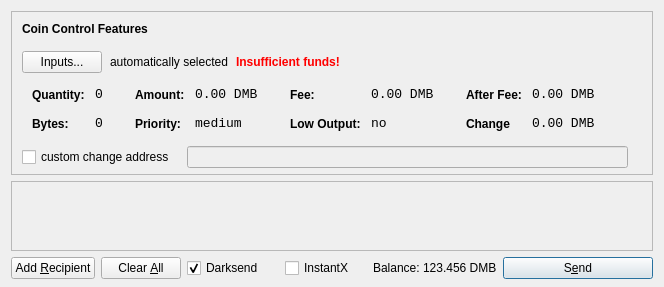
<?xml version="1.0" encoding="UTF-8"?>
<ui version="4.0">
 <class>SendCoinsDialog</class>
 <widget class="QDialog" name="SendCoinsDialog">
  <property name="geometry">
   <rect>
    <x>0</x>
    <y>0</y>
    <width>150</width>
    <height>100</height>
   </rect>
  </property>
  <property name="windowTitle">
   <string>Send Coins</string>
  </property>
  <layout class="QVBoxLayout" name="verticalLayout" stretch="0,1,0">
   <property name="bottomMargin">
    <number>8</number>
   </property>
   <item>
    <widget class="QFrame" name="frameCoinControl">
     <property name="sizePolicy">
      <sizepolicy hsizetype="Expanding" vsizetype="Expanding">
       <horstretch>0</horstretch>
       <verstretch>0</verstretch>
      </sizepolicy>
     </property>
     <property name="maximumSize">
      <size>
       <width>16777215</width>
       <height>16777215</height>
      </size>
     </property>
     <property name="frameShape">
      <enum>QFrame::StyledPanel</enum>
     </property>
     <property name="frameShadow">
      <enum>QFrame::Sunken</enum>
     </property>
     <layout class="QVBoxLayout" name="verticalLayoutCoinControl2">
      <property name="spacing">
       <number>-1</number>
      </property>
      <property name="leftMargin">
       <number>0</number>
      </property>
      <property name="topMargin">
       <number>0</number>
      </property>
      <property name="rightMargin">
       <number>0</number>
      </property>
      <property name="bottomMargin">
       <number>6</number>
      </property>
      <item>
       <layout class="QVBoxLayout" name="verticalLayoutCoinControl" stretch="0,0,0,0,1">
        <property name="spacing">
         <number>0</number>
        </property>
        <property name="leftMargin">
         <number>10</number>
        </property>
        <property name="topMargin">
         <number>10</number>
        </property>
        <item>
         <layout class="QHBoxLayout" name="horizontalLayoutCoinControl1">
          <property name="bottomMargin">
           <number>15</number>
          </property>
          <item>
           <widget class="QLabel" name="labelCoinControlFeatures">
            <property name="sizePolicy">
             <sizepolicy hsizetype="Preferred" vsizetype="Maximum">
              <horstretch>0</horstretch>
              <verstretch>0</verstretch>
             </sizepolicy>
            </property>
            <property name="font">
             <font>
              <weight>75</weight>
              <bold>true</bold>
             </font>
            </property>
            <property name="styleSheet">
             <string notr="true">font-weight:bold;</string>
            </property>
            <property name="text">
             <string>Coin Control Features</string>
            </property>
           </widget>
          </item>
         </layout>
        </item>
        <item>
         <layout class="QHBoxLayout" name="horizontalLayoutCoinControl2" stretch="0,0,0,0">
          <property name="spacing">
           <number>8</number>
          </property>
          <property name="bottomMargin">
           <number>10</number>
          </property>
          <item>
           <widget class="QPushButton" name="pushButtonCoinControl">
            <property name="styleSheet">
             <string notr="true"/>
            </property>
            <property name="text">
             <string>Inputs...</string>
            </property>
           </widget>
          </item>
          <item>
           <widget class="QLabel" name="labelCoinControlAutomaticallySelected">
            <property name="text">
             <string>automatically selected</string>
            </property>
            <property name="margin">
             <number>5</number>
            </property>
           </widget>
          </item>
          <item>
           <widget class="QLabel" name="labelCoinControlInsuffFunds">
            <property name="font">
             <font>
              <weight>75</weight>
              <bold>true</bold>
             </font>
            </property>
            <property name="styleSheet">
             <string notr="true">color:red;font-weight:bold;</string>
            </property>
            <property name="text">
             <string>Insufficient funds!</string>
            </property>
            <property name="margin">
             <number>5</number>
            </property>
           </widget>
          </item>
          <item>
           <spacer name="horizontalSpacerCoinControl">
            <property name="orientation">
             <enum>Qt::Horizontal</enum>
            </property>
            <property name="sizeHint" stdset="0">
             <size>
              <width>40</width>
              <height>1</height>
             </size>
            </property>
           </spacer>
          </item>
         </layout>
        </item>
        <item>
         <widget class="QWidget" name="widgetCoinControl" native="true">
          <property name="sizePolicy">
           <sizepolicy hsizetype="Preferred" vsizetype="Preferred">
            <horstretch>0</horstretch>
            <verstretch>0</verstretch>
           </sizepolicy>
          </property>
          <property name="minimumSize">
           <size>
            <width>0</width>
            <height>0</height>
           </size>
          </property>
          <property name="styleSheet">
           <string notr="true"/>
          </property>
          <layout class="QHBoxLayout" name="horizontalLayoutCoinControl5">
           <property name="margin">
            <number>0</number>
           </property>
           <item>
            <layout class="QHBoxLayout" name="horizontalLayoutCoinControl3" stretch="0,0,0,1">
             <property name="spacing">
              <number>20</number>
             </property>
             <property name="topMargin">
              <number>0</number>
             </property>
             <property name="bottomMargin">
              <number>10</number>
             </property>
             <item>
              <layout class="QFormLayout" name="formLayoutCoinControl1">
               <property name="horizontalSpacing">
                <number>10</number>
               </property>
               <property name="verticalSpacing">
                <number>14</number>
               </property>
               <property name="leftMargin">
                <number>10</number>
               </property>
               <property name="topMargin">
                <number>4</number>
               </property>
               <property name="rightMargin">
                <number>6</number>
               </property>
               <item row="0" column="0">
                <widget class="QLabel" name="labelCoinControlQuantityText">
                 <property name="styleSheet">
                  <string notr="true">font-weight:bold;</string>
                 </property>
                 <property name="text">
                  <string>Quantity:</string>
                 </property>
                 <property name="margin">
                  <number>0</number>
                 </property>
                </widget>
               </item>
               <item row="0" column="1">
                <widget class="QLabel" name="labelCoinControlQuantity">
                 <property name="font">
                  <font>
                   <family>Monospace</family>
                   <pointsize>10</pointsize>
                  </font>
                 </property>
                 <property name="cursor">
                  <cursorShape>IBeamCursor</cursorShape>
                 </property>
                 <property name="contextMenuPolicy">
                  <enum>Qt::ActionsContextMenu</enum>
                 </property>
                 <property name="text">
                  <string>0</string>
                 </property>
                 <property name="margin">
                  <number>0</number>
                 </property>
                 <property name="textInteractionFlags">
                  <set>Qt::LinksAccessibleByMouse|Qt::TextSelectableByKeyboard|Qt::TextSelectableByMouse</set>
                 </property>
                </widget>
               </item>
               <item row="1" column="0">
                <widget class="QLabel" name="labelCoinControlBytesText">
                 <property name="styleSheet">
                  <string notr="true">font-weight:bold;</string>
                 </property>
                 <property name="text">
                  <string>Bytes:</string>
                 </property>
                </widget>
               </item>
               <item row="1" column="1">
                <widget class="QLabel" name="labelCoinControlBytes">
                 <property name="font">
                  <font>
                   <family>Monospace</family>
                   <pointsize>10</pointsize>
                  </font>
                 </property>
                 <property name="cursor">
                  <cursorShape>IBeamCursor</cursorShape>
                 </property>
                 <property name="contextMenuPolicy">
                  <enum>Qt::ActionsContextMenu</enum>
                 </property>
                 <property name="text">
                  <string>0</string>
                 </property>
                 <property name="textInteractionFlags">
                  <set>Qt::LinksAccessibleByMouse|Qt::TextSelectableByKeyboard|Qt::TextSelectableByMouse</set>
                 </property>
                </widget>
               </item>
              </layout>
             </item>
             <item>
              <layout class="QFormLayout" name="formLayoutCoinControl2">
               <property name="horizontalSpacing">
                <number>10</number>
               </property>
               <property name="verticalSpacing">
                <number>14</number>
               </property>
               <property name="leftMargin">
                <number>6</number>
               </property>
               <property name="topMargin">
                <number>4</number>
               </property>
               <property name="rightMargin">
                <number>6</number>
               </property>
               <item row="0" column="0">
                <widget class="QLabel" name="labelCoinControlAmountText">
                 <property name="styleSheet">
                  <string notr="true">font-weight:bold;</string>
                 </property>
                 <property name="text">
                  <string>Amount:</string>
                 </property>
                 <property name="margin">
                  <number>0</number>
                 </property>
                </widget>
               </item>
               <item row="0" column="1">
                <widget class="QLabel" name="labelCoinControlAmount">
                 <property name="font">
                  <font>
                   <family>Monospace</family>
                   <pointsize>10</pointsize>
                  </font>
                 </property>
                 <property name="cursor">
                  <cursorShape>IBeamCursor</cursorShape>
                 </property>
                 <property name="contextMenuPolicy">
                  <enum>Qt::ActionsContextMenu</enum>
                 </property>
                 <property name="text">
                  <string>0.00 DMB</string>
                 </property>
                 <property name="textInteractionFlags">
                  <set>Qt::LinksAccessibleByMouse|Qt::TextSelectableByKeyboard|Qt::TextSelectableByMouse</set>
                 </property>
                </widget>
               </item>
               <item row="1" column="0">
                <widget class="QLabel" name="labelCoinControlPriorityText">
                 <property name="styleSheet">
                  <string notr="true">font-weight:bold;</string>
                 </property>
                 <property name="text">
                  <string>Priority:</string>
                 </property>
                </widget>
               </item>
               <item row="1" column="1">
                <widget class="QLabel" name="labelCoinControlPriority">
                 <property name="font">
                  <font>
                   <family>Monospace</family>
                   <pointsize>10</pointsize>
                  </font>
                 </property>
                 <property name="cursor">
                  <cursorShape>IBeamCursor</cursorShape>
                 </property>
                 <property name="contextMenuPolicy">
                  <enum>Qt::ActionsContextMenu</enum>
                 </property>
                 <property name="text">
                  <string>medium</string>
                 </property>
                 <property name="textInteractionFlags">
                  <set>Qt::LinksAccessibleByMouse|Qt::TextSelectableByKeyboard|Qt::TextSelectableByMouse</set>
                 </property>
                </widget>
               </item>
              </layout>
             </item>
             <item>
              <layout class="QFormLayout" name="formLayoutCoinControl3">
               <property name="horizontalSpacing">
                <number>10</number>
               </property>
               <property name="verticalSpacing">
                <number>14</number>
               </property>
               <property name="leftMargin">
                <number>6</number>
               </property>
               <property name="topMargin">
                <number>4</number>
               </property>
               <property name="rightMargin">
                <number>6</number>
               </property>
               <item row="0" column="0">
                <widget class="QLabel" name="labelCoinControlFeeText">
                 <property name="styleSheet">
                  <string notr="true">font-weight:bold;</string>
                 </property>
                 <property name="text">
                  <string>Fee:</string>
                 </property>
                 <property name="margin">
                  <number>0</number>
                 </property>
                </widget>
               </item>
               <item row="0" column="1">
                <widget class="QLabel" name="labelCoinControlFee">
                 <property name="font">
                  <font>
                   <family>Monospace</family>
                   <pointsize>10</pointsize>
                  </font>
                 </property>
                 <property name="cursor">
                  <cursorShape>IBeamCursor</cursorShape>
                 </property>
                 <property name="contextMenuPolicy">
                  <enum>Qt::ActionsContextMenu</enum>
                 </property>
                 <property name="text">
                  <string>0.00 DMB</string>
                 </property>
                 <property name="textInteractionFlags">
                  <set>Qt::LinksAccessibleByMouse|Qt::TextSelectableByKeyboard|Qt::TextSelectableByMouse</set>
                 </property>
                </widget>
               </item>
               <item row="1" column="0">
                <widget class="QLabel" name="labelCoinControlLowOutputText">
                 <property name="styleSheet">
                  <string notr="true">font-weight:bold;</string>
                 </property>
                 <property name="text">
                  <string>Low Output:</string>
                 </property>
                </widget>
               </item>
               <item row="1" column="1">
                <widget class="QLabel" name="labelCoinControlLowOutput">
                 <property name="font">
                  <font>
                   <family>Monospace</family>
                   <pointsize>10</pointsize>
                  </font>
                 </property>
                 <property name="cursor">
                  <cursorShape>IBeamCursor</cursorShape>
                 </property>
                 <property name="contextMenuPolicy">
                  <enum>Qt::ActionsContextMenu</enum>
                 </property>
                 <property name="text">
                  <string>no</string>
                 </property>
                 <property name="textInteractionFlags">
                  <set>Qt::LinksAccessibleByMouse|Qt::TextSelectableByKeyboard|Qt::TextSelectableByMouse</set>
                 </property>
                </widget>
               </item>
              </layout>
             </item>
             <item>
              <layout class="QFormLayout" name="formLayoutCoinControl4">
               <property name="horizontalSpacing">
                <number>10</number>
               </property>
               <property name="verticalSpacing">
                <number>14</number>
               </property>
               <property name="leftMargin">
                <number>6</number>
               </property>
               <property name="topMargin">
                <number>4</number>
               </property>
               <property name="rightMargin">
                <number>6</number>
               </property>
               <item row="0" column="0">
                <widget class="QLabel" name="labelCoinControlAfterFeeText">
                 <property name="styleSheet">
                  <string notr="true">font-weight:bold;</string>
                 </property>
                 <property name="text">
                  <string>After Fee:</string>
                 </property>
                 <property name="margin">
                  <number>0</number>
                 </property>
                </widget>
               </item>
               <item row="0" column="1">
                <widget class="QLabel" name="labelCoinControlAfterFee">
                 <property name="font">
                  <font>
                   <family>Monospace</family>
                   <pointsize>10</pointsize>
                  </font>
                 </property>
                 <property name="cursor">
                  <cursorShape>IBeamCursor</cursorShape>
                 </property>
                 <property name="contextMenuPolicy">
                  <enum>Qt::ActionsContextMenu</enum>
                 </property>
                 <property name="text">
                  <string>0.00 DMB</string>
                 </property>
                 <property name="textInteractionFlags">
                  <set>Qt::LinksAccessibleByMouse|Qt::TextSelectableByKeyboard|Qt::TextSelectableByMouse</set>
                 </property>
                </widget>
               </item>
               <item row="1" column="0">
                <widget class="QLabel" name="labelCoinControlChangeText">
                 <property name="styleSheet">
                  <string notr="true">font-weight:bold;</string>
                 </property>
                 <property name="text">
                  <string>Change</string>
                 </property>
                </widget>
               </item>
               <item row="1" column="1">
                <widget class="QLabel" name="labelCoinControlChange">
                 <property name="font">
                  <font>
                   <family>Monospace</family>
                   <pointsize>10</pointsize>
                  </font>
                 </property>
                 <property name="cursor">
                  <cursorShape>IBeamCursor</cursorShape>
                 </property>
                 <property name="contextMenuPolicy">
                  <enum>Qt::ActionsContextMenu</enum>
                 </property>
                 <property name="text">
                  <string>0.00 DMB</string>
                 </property>
                 <property name="textInteractionFlags">
                  <set>Qt::LinksAccessibleByMouse|Qt::TextSelectableByKeyboard|Qt::TextSelectableByMouse</set>
                 </property>
                </widget>
               </item>
              </layout>
             </item>
            </layout>
           </item>
          </layout>
         </widget>
        </item>
        <item>
         <layout class="QHBoxLayout" name="horizontalLayoutCoinControl4" stretch="0,0,0">
          <property name="spacing">
           <number>12</number>
          </property>
          <property name="sizeConstraint">
           <enum>QLayout::SetDefaultConstraint</enum>
          </property>
          <property name="topMargin">
           <number>5</number>
          </property>
          <property name="rightMargin">
           <number>5</number>
          </property>
          <item>
           <widget class="QCheckBox" name="checkBoxCoinControlChange">
            <property name="text">
             <string>custom change address</string>
            </property>
           </widget>
          </item>
          <item>
           <widget class="QLineEdit" name="lineEditCoinControlChange">
            <property name="enabled">
             <bool>false</bool>
            </property>
            <property name="sizePolicy">
             <sizepolicy hsizetype="Expanding" vsizetype="Fixed">
              <horstretch>0</horstretch>
              <verstretch>0</verstretch>
             </sizepolicy>
            </property>
           </widget>
          </item>
          <item>
           <widget class="QLabel" name="labelCoinControlChangeLabel">
            <property name="sizePolicy">
             <sizepolicy hsizetype="Preferred" vsizetype="Expanding">
              <horstretch>0</horstretch>
              <verstretch>0</verstretch>
             </sizepolicy>
            </property>
            <property name="minimumSize">
             <size>
              <width>0</width>
              <height>0</height>
             </size>
            </property>
            <property name="text">
             <string/>
            </property>
            <property name="margin">
             <number>3</number>
            </property>
           </widget>
          </item>
         </layout>
        </item>
        <item>
         <spacer name="verticalSpacerCoinControl">
          <property name="orientation">
           <enum>Qt::Vertical</enum>
          </property>
          <property name="sizeHint" stdset="0">
           <size>
            <width>100</width>
            <height>1</height>
           </size>
          </property>
         </spacer>
        </item>
       </layout>
      </item>
     </layout>
    </widget>
   </item>
   <item>
    <widget class="QScrollArea" name="scrollArea">
     <property name="widgetResizable">
      <bool>true</bool>
     </property>
     <widget class="QWidget" name="scrollAreaWidgetContents">
      <property name="geometry">
       <rect>
        <x>0</x>
        <y>0</y>
        <width>130</width>
        <height>165</height>
       </rect>
      </property>
      <layout class="QVBoxLayout" name="verticalLayout_2">
       <property name="margin">
        <number>0</number>
       </property>
       <item>
        <layout class="QVBoxLayout" name="entries">
         <property name="spacing">
          <number>6</number>
         </property>
        </layout>
       </item>
       <item>
        <spacer name="verticalSpacer">
         <property name="orientation">
          <enum>Qt::Vertical</enum>
         </property>
         <property name="sizeHint" stdset="0">
          <size>
           <width>20</width>
           <height>40</height>
          </size>
         </property>
        </spacer>
       </item>
      </layout>
     </widget>
    </widget>
   </item>
   <item>
    <layout class="QHBoxLayout" name="horizontalLayout">
     <item>
      <widget class="QPushButton" name="addButton">
       <property name="toolTip">
        <string>Send to multiple recipients at once</string>
       </property>
       <property name="text">
        <string>Add &amp;Recipient</string>
       </property>
       <property name="autoDefault">
        <bool>false</bool>
       </property>
      </widget>
     </item>
     <item>
      <widget class="QPushButton" name="clearButton">
       <property name="sizePolicy">
        <sizepolicy hsizetype="Minimum" vsizetype="Fixed">
         <horstretch>0</horstretch>
         <verstretch>0</verstretch>
        </sizepolicy>
       </property>
       <property name="toolTip">
        <string>Remove all transaction fields</string>
       </property>
       <property name="text">
        <string>Clear &amp;All</string>
       </property>
       <property name="autoRepeatDelay">
        <number>300</number>
       </property>
       <property name="autoDefault">
        <bool>false</bool>
       </property>
      </widget>
     </item>
     <item>
      <layout class="QHBoxLayout" name="horizontalLayout_2">
       <property name="spacing">
        <number>3</number>
       </property>
        <item>
        <widget class="QCheckBox" name="checkUseDarksend">
         <property name="minimumSize">
          <size>
           <width>95</width>
           <height>0</height>
          </size>
         </property>
         <property name="text">
          <string>Darksend</string>
         </property>
         <property name="checked">
          <bool>true</bool>
         </property>
        </widget>
       </item>
       <item>
        <widget class="QCheckBox" name="checkInstantX">
         <property name="enabled">
          <bool>true</bool>
         </property>
         <property name="minimumSize">
          <size>
           <width>85</width>
           <height>0</height>
          </size>
         </property>
         <property name="text">
          <string>InstantX</string>
         </property>
        </widget>
       </item>
       <item>
        <widget class="QLabel" name="label">
         <property name="sizePolicy">
          <sizepolicy hsizetype="Preferred" vsizetype="Fixed">
           <horstretch>0</horstretch>
           <verstretch>0</verstretch>
          </sizepolicy>
         </property>
         <property name="text">
          <string>Balance:</string>
         </property>
        </widget>
       </item>
       <item>
        <widget class="QLabel" name="labelBalance">
         <property name="sizePolicy">
          <sizepolicy hsizetype="Preferred" vsizetype="Fixed">
           <horstretch>0</horstretch>
           <verstretch>0</verstretch>
          </sizepolicy>
         </property>
         <property name="cursor">
          <cursorShape>IBeamCursor</cursorShape>
         </property>
         <property name="text">
          <string>123.456 DMB</string>
         </property>
         <property name="textInteractionFlags">
          <set>Qt::LinksAccessibleByMouse|Qt::TextSelectableByKeyboard|Qt::TextSelectableByMouse</set>
         </property>
        </widget>
       </item>
      </layout>
     </item>
     <item>
      <spacer name="horizontalSpacer">
       <property name="orientation">
        <enum>Qt::Horizontal</enum>
       </property>
       <property name="sizeHint" stdset="0">
        <size>
         <width>40</width>
         <height>20</height>
        </size>
       </property>
      </spacer>
     </item>
     <item>
      <widget class="QPushButton" name="sendButton">
       <property name="minimumSize">
        <size>
         <width>150</width>
         <height>0</height>
        </size>
       </property>
       <property name="toolTip">
        <string>Confirm the send action</string>
       </property>
       <property name="text">
        <string>S&amp;end</string>
       </property>
       <property name="icon">
        <iconset resource="../bitcoin.qrc">
         <normaloff>:/icons/send</normaloff>:/icons/send</iconset>
       </property>
       <property name="default">
        <bool>true</bool>
       </property>
      </widget>
     </item>
    </layout>
   </item>
  </layout>
 </widget>
 <resources>
  <include location="../bitcoin.qrc"/>
 </resources>
 <connections/>
</ui>
